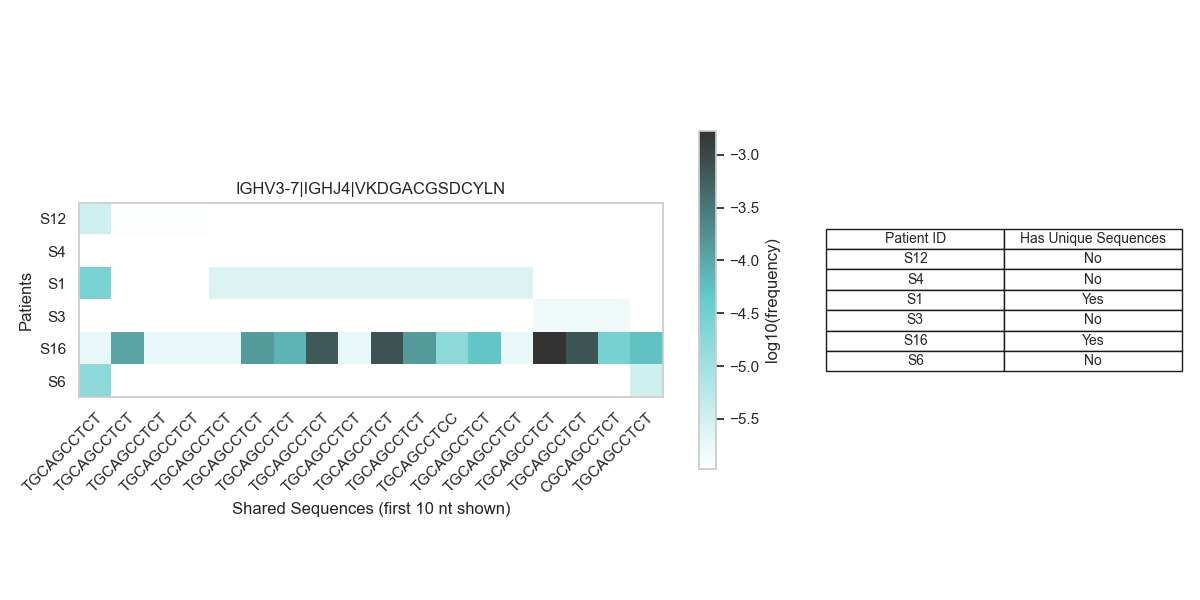
#> input picture default.png, 1200 x 600 px
$ python -i cluster.py   (imports and definitions only)
#> lines starting #> are read from the running program, lines starting #| are printed output that depends on the picture
import pandas as pd
from collections import defaultdict
import networkx as nx
import community
import numpy as np
import matplotlib.pyplot as plt


class cluster:

    def __init__(self, dataframe):
        self.dataframe = dataframe.copy()
        self.dataframe['cdr3_aa_len'] = self.dataframe['cdr3_aa'].apply(lambda x: len(x))
        self.trim_alleles()
        self.grouped_dataframe = self.dataframe.groupby(['v_call', 'j_call', 'cdr3_aa_len'])
        self.grouped_dataframe = list(self.grouped_dataframe)

    # [92 lines left out: functions trim_alleles, distance_map, search_adjacency, create_graph, draw_graph, clonal_expansion_index_by_edges and 2 more, not called in this run]

>>> import cv2
>>> picture = cv2.imread('../default.png', cv2.IMREAD_GRAYSCALE)
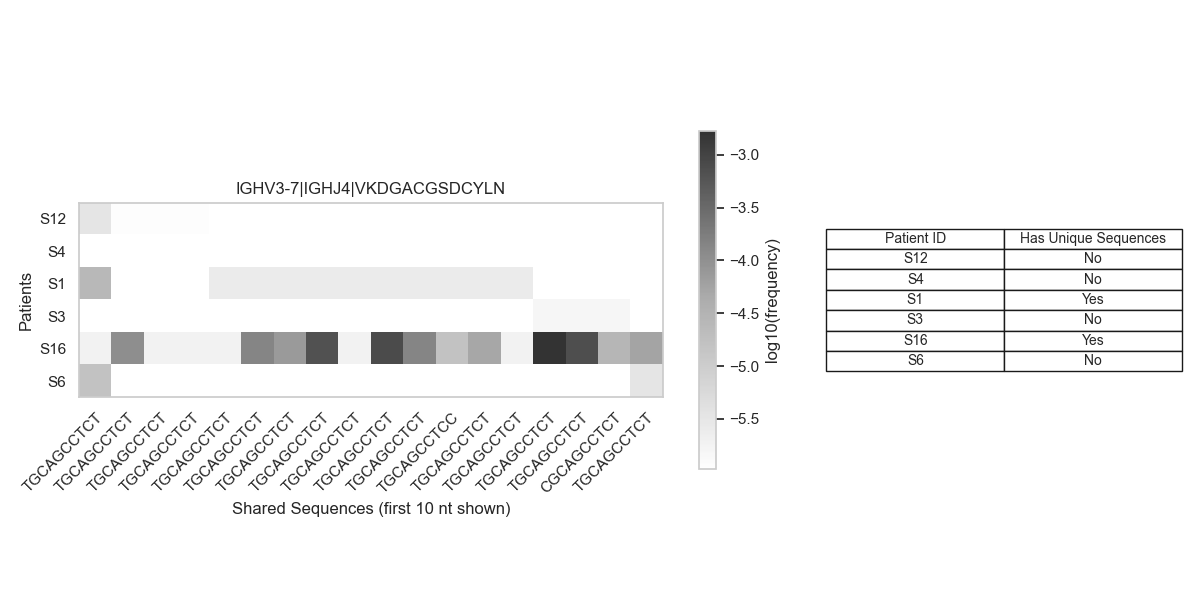
#> picture: shape (600, 1200); min 26, max 255, mean 246.3
#> (the run stopped early here; a loop or call above may not have finished)
